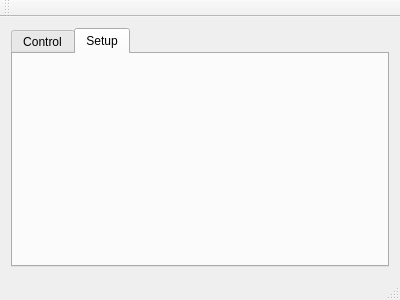
<?xml version="1.0" encoding="UTF-8"?>
<ui version="4.0">
 <class>MainView</class>
 <widget class="QMainWindow" name="MainView">
  <property name="geometry">
   <rect>
    <x>0</x>
    <y>0</y>
    <width>400</width>
    <height>300</height>
   </rect>
  </property>
  <property name="windowTitle">
   <string>VirtualFrontPanel - Gating Controller</string>
  </property>
  <property name="windowIcon">
   <iconset resource="../vfpresources.qrc">
    <normaloff>:/root/Images/0.png</normaloff>:/root/Images/0.png</iconset>
  </property>
  <widget class="QWidget" name="centralWidget">
   <layout class="QHBoxLayout" name="horizontalLayout">
    <item>
     <widget class="QTabWidget" name="tabMainView">
      <property name="currentIndex">
       <number>1</number>
      </property>
      <widget class="QWidget" name="tabControl">
       <attribute name="title">
        <string>Control</string>
       </attribute>
      </widget>
      <widget class="QWidget" name="tabSetup">
       <attribute name="title">
        <string>Setup</string>
       </attribute>
       <layout class="QVBoxLayout" name="verticalLayout_2">
        <item>
         <layout class="QVBoxLayout" name="loSetupTab"/>
        </item>
       </layout>
      </widget>
     </widget>
    </item>
   </layout>
  </widget>
  <widget class="QMenuBar" name="menuBar">
   <property name="geometry">
    <rect>
     <x>0</x>
     <y>0</y>
     <width>400</width>
     <height>21</height>
    </rect>
   </property>
  </widget>
  <widget class="QToolBar" name="mainToolBar">
   <attribute name="toolBarArea">
    <enum>TopToolBarArea</enum>
   </attribute>
   <attribute name="toolBarBreak">
    <bool>false</bool>
   </attribute>
  </widget>
  <widget class="QStatusBar" name="statusBar"/>
 </widget>
 <layoutdefault spacing="6" margin="11"/>
 <resources>
  <include location="../vfpresources.qrc"/>
 </resources>
 <connections/>
</ui>
